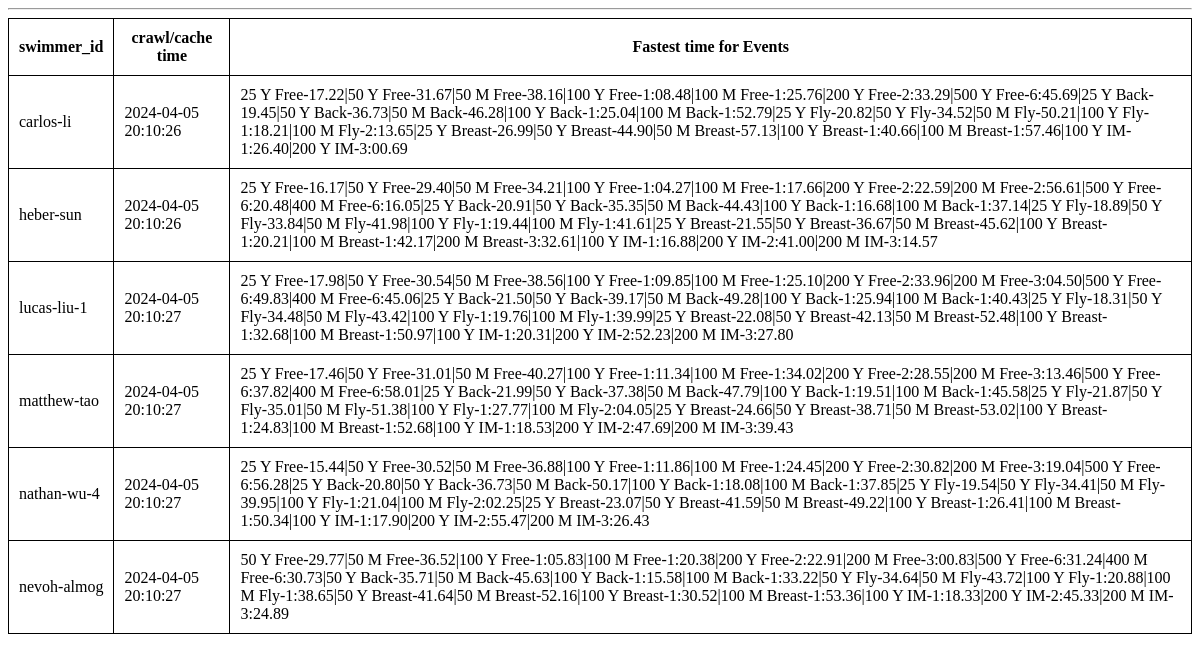
/testdb/, run on an earlier commit of the app's database.
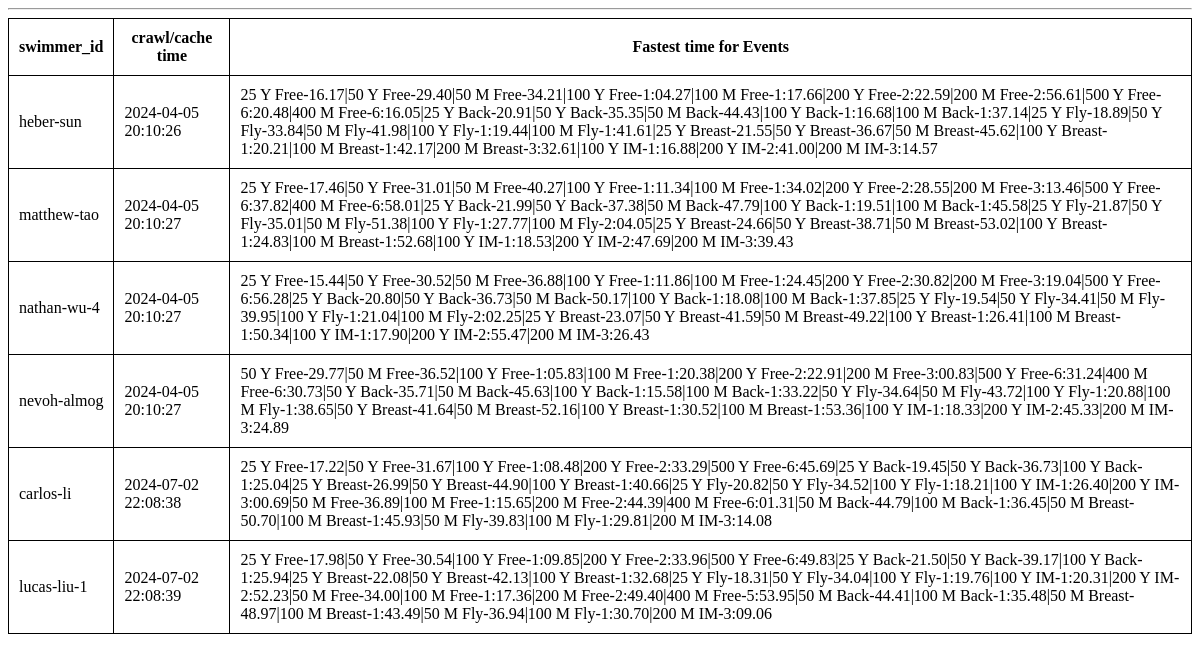
And on a later commit of the database.
### tables this page shows
CREATE TABLE swimmers (
    id TEXT PRIMARY KEY,
    fastest_time TEXT NOT NULL,
    crawl_date TIMESTAMP NOT NULL DEFAULT CURRENT_TIMESTAMP
);

### app.py (the view)
@app.route('/cache/')
@app.route('/cachedb/')
@app.route('/dbcache/')
@app.route('/db/')
@app.route('/testdb/')
def testdb():
  conn = sqlite3.connect('swimmers.db')
  conn.row_factory = sqlite3.Row
  swimmers = conn.execute('SELECT * FROM swimmers').fetchall()
  conn.close()
  return render_template('testdb.html', swimmers=swimmers)

### app.py (called while the page is built)
@app.context_processor
def utility_processor_compare_time():
    def compare_time(time1: str, time2: str) -> bool:
      if time1 == '' or time2 == '': return False
      try:
        timeint1 = int(time1.replace(':','').replace('.',''))
        timeint2 = int(time2.replace(':','').replace('.',''))
      except ValueError:
        return False
      return timeint1 < timeint2
    return dict(compare_time=compare_time)

@app.context_processor
def utility_processor_national_time_tool_tip():
    def national_time_tool_tip(timemap:dict, event:str) -> str:
      res = ''
      for standard, map in timemap.items():
        for event_name, time in map.items():
          if event_name == event and time:
            standard = standard.rjust(4, '\u00A0')
            res += f'{standard}:\u00A0{time}\u000A'
      return res.strip()
    return dict(national_time_tool_tip=national_time_tool_tip)

### templates/testdb.html (shortened to what this page needs)
<!DOCTYPE html>
<html lang="en">
<head>
</head>
<body>
    <hr>
    <div class="content">
      {% block content %}
      <table>
      <tr><th>swimmer_id</th><th>crawl/cache time</th><th>Fastest time for Events</th></tr>
      {% for swimmer in swimmers %}
        <tr>
          <td>{{ swimmer['id'] }} </td> <td>{{ swimmer['crawl_date'] }} </td> <td>{{ swimmer['fastest_time'] }} </td>
        </tr>
      {% endfor %}
      </table>
      {% endblock %}
    </div>
</body>
</html>

### templates/testdb.html (style rules this page uses)
table, th, td { border: 1px solid black; border-collapse: collapse; padding: 10px; }

What changed in the data, as far as the page shows it:
changed swimmers "carlos-li": crawl_date "2024-04-05 20:10:26" → "2024-07-02 22:08:38"; fastest_time "25 Y Free-17.22|50 Y Free-31.67|50 M Free-38.16|100 Y Free-1:08.48|100 M Free-1:25.76|200 Y Free-2:33.29|500 Y Free-6:45.69|25 Y Back-19.45|50 Y Back-36.73|50 M Back-46.28|100 Y Back-1:25.04|100 M Back-1:52.79|25 Y Fly-20.82|50 Y Fly-34.52|50 M Fly-50.21|100 Y Fly-1:18.21|100 M Fly-2:13.65|25 Y Breast-26.99|50 Y Breast-44.90|50 M Breast-57.13|100 Y Breast-1:40.66|100 M Breast-1:57.46|100 Y IM-1:26.40|200 Y IM-3:00.69" → "25 Y Free-17.22|50 Y Free-31.67|100 Y Free-1:08.48|200 Y Free-2:33.29|500 Y Free-6:45.69|25 Y Back-19.45|50 Y Back-36.73|100 Y Back-1:25.04|25 Y Breast-26.99|50 Y Breast-44.90|100 Y Breast-1:40.66|25 Y Fly-20.82|50 Y Fly-34.52|100 Y Fly-1:18.21|100 Y IM-1:26.40|200 Y IM-3:00.69|50 M Free-36.89|100 M Free-1:15.65|200 M Free-2:44.39|400 M Free-6:01.31|50 M Back-44.79|100 M Back-1:36.45|50 M Breast-50.70|100 M Breast-1:45.93|50 M Fly-39.83|100 M Fly-1:29.81|200 M IM-3:14.08"; moves down the list
changed swimmers "lucas-liu-1": crawl_date "2024-04-05 20:10:27" → "2024-07-02 22:08:39"; fastest_time "25 Y Free-17.98|50 Y Free-30.54|50 M Free-38.56|100 Y Free-1:09.85|100 M Free-1:25.10|200 Y Free-2:33.96|200 M Free-3:04.50|500 Y Free-6:49.83|400 M Free-6:45.06|25 Y Back-21.50|50 Y Back-39.17|50 M Back-49.28|100 Y Back-1:25.94|100 M Back-1:40.43|25 Y Fly-18.31|50 Y Fly-34.48|50 M Fly-43.42|100 Y Fly-1:19.76|100 M Fly-1:39.99|25 Y Breast-22.08|50 Y Breast-42.13|50 M Breast-52.48|100 Y Breast-1:32.68|100 M Breast-1:50.97|100 Y IM-1:20.31|200 Y IM-2:52.23|200 M IM-3:27.80" → "25 Y Free-17.98|50 Y Free-30.54|100 Y Free-1:09.85|200 Y Free-2:33.96|500 Y Free-6:49.83|25 Y Back-21.50|50 Y Back-39.17|100 Y Back-1:25.94|25 Y Breast-22.08|50 Y Breast-42.13|100 Y Breast-1:32.68|25 Y Fly-18.31|50 Y Fly-34.04|100 Y Fly-1:19.76|100 Y IM-1:20.31|200 Y IM-2:52.23|50 M Free-34.00|100 M Free-1:17.36|200 M Free-2:49.40|400 M Free-5:53.95|50 M Back-44.41|100 M Back-1:35.48|50 M Breast-48.97|100 M Breast-1:43.49|50 M Fly-36.94|100 M Fly-1:30.70|200 M IM-3:09.06"; moves down the list
